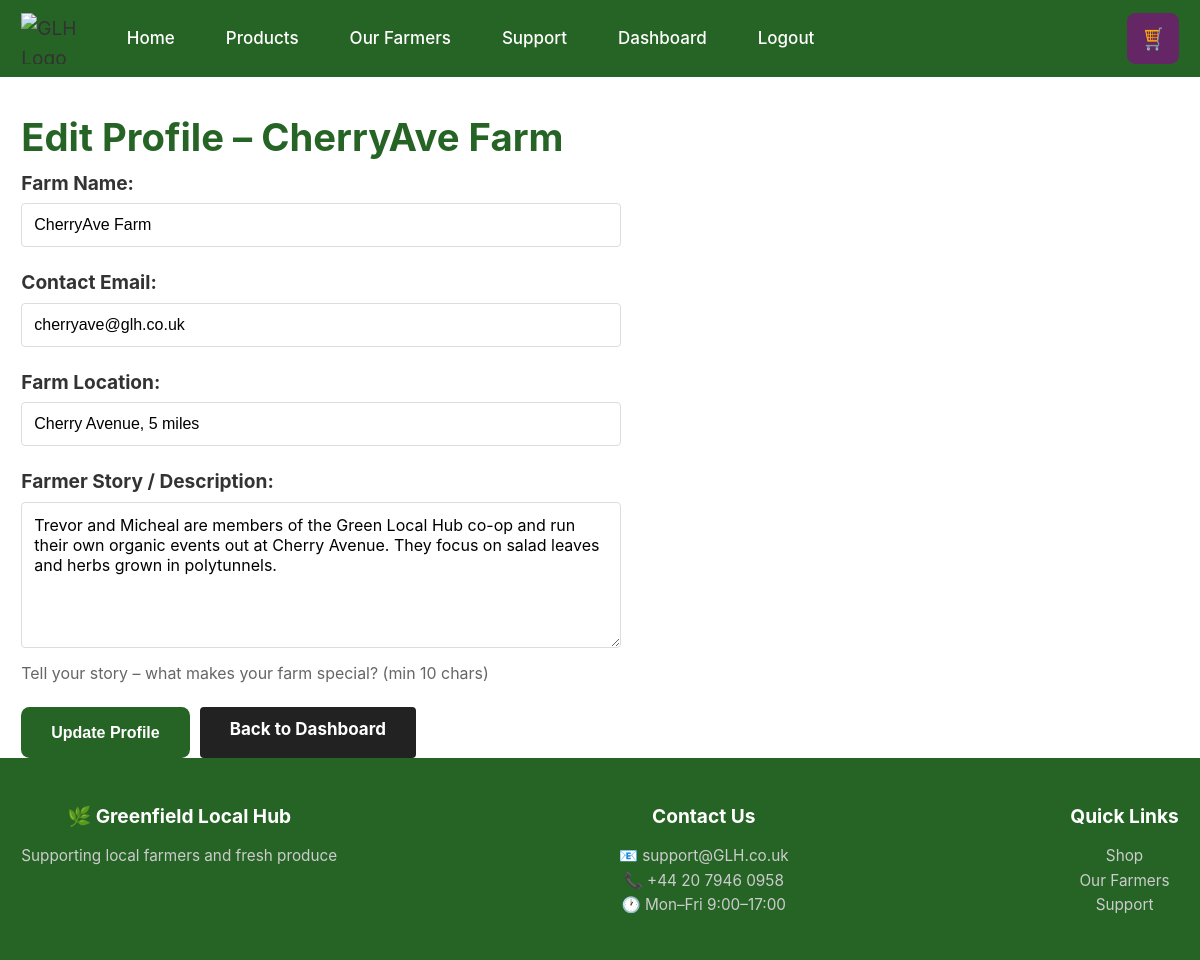
/dashboard/profile-edit.php (signed in), run on the app's committed database.
### tables this page shows
CREATE TABLE `producer` (
  `ProducerID` int(11) NOT NULL,
  `CustomerID` int(11) DEFAULT NULL,
  `Name` varchar(100) NOT NULL,
  `FarmLocation` varchar(255) DEFAULT NULL,
  `Description` text DEFAULT NULL,
  `ContactEmail` varchar(255) DEFAULT NULL,
  `ImageURL` varchar(255) DEFAULT NULL
);

### dashboard/profile-edit.php (the view, shortened to what this page needs)
<?php
require_once '../config/db.php';
$userId = $_SESSION['user_id'];
$stmt = $pdo->prepare("SELECT * FROM Producer WHERE CustomerID = ?");
$stmt->execute([$userId]);
$producer = $stmt->fetch();
?>
<?php include '../includes/header.php'; ?>
<main>
    <div class="container">
        <div style="margin-top: 30px;">
            <h1 style="color: #266426;">Edit Profile – <?php echo htmlspecialchars($producer['Name'] ?? ''); ?></h1>
            <form method="POST" style="max-width: 600px;">
                <div style="margin-bottom: 20px;">
                    <label for="name" style="display: block; margin-bottom: 5px; font-weight: bold;">Farm Name:</label>
                    <input type="text" id="name" name="name" value="<?php echo htmlspecialchars($producer['Name'] ?? ''); ?>" required style="width: 100%; padding: 12px; border: 1px solid #ddd; border-radius: 4px; font-size: 16px;">
                </div>
                <div style="margin-bottom: 20px;">
                    <label for="email" style="display: block; margin-bottom: 5px; font-weight: bold;">Contact Email:</label>
                    <input type="email" id="email" name="email" value="<?php echo htmlspecialchars($producer['ContactEmail'] ?? ''); ?>" required style="width: 100%; padding: 12px; border: 1px solid #ddd; border-radius: 4px; font-size: 16px;">
                </div>
                <div style="margin-bottom: 20px;">
                    <label for="farm_location" style="display: block; margin-bottom: 5px; font-weight: bold;">Farm Location:</label>
                    <input type="text" id="farm_location" name="farm_location" value="<?php echo htmlspecialchars($producer['FarmLocation'] ?? ''); ?>" required style="width: 100%; padding: 12px; border: 1px solid #ddd; border-radius: 4px; font-size: 16px;">
                </div>
                <div style="margin-bottom: 20px;">
                    <label for="description" style="display: block; margin-bottom: 5px; font-weight: bold;">Farmer Story / Description:</label>
                    <textarea id="description" name="description" rows="6" required style="width: 100%; padding: 12px; border: 1px solid #ddd; border-radius: 4px; font-size: 16px; font-family: inherit;"><?php echo htmlspecialchars($producer['Description'] ?? ''); ?></textarea>
                    <small style="color: #666;">Tell your story – what makes your farm special? (min 10 chars)</small>
                </div>
                <div style="display: flex; gap: 10px;">
                    <button type="submit" class="btn btn-primary" style="padding: 12px 30px; font-size: 16px;">Update Profile</button>
                    <a href="/GLH/dashboard/index.php" class="btn btn-dark" style="padding: 12px 30px; text-decoration: none; border-radius: 4px;">Back to Dashboard</a>
                </div>
            </form>
        </div>
    </div>
</main>
<?php include '../includes/footer.php'; ?>

### css/style.css (style rules this page uses)
*, *::before, *::after { -webkit-tap-highlight-color: transparent; -webkit-overflow-scrolling: touch; }
html { -webkit-text-size-adjust: 100%; text-size-adjust: 100%; font-size: 16px; line-height: 1.5; }
body { font-family: -apple-system, BlinkMacSystemFont, 'Roboto', 'Open Sans', 'Segoe UI', system-ui, sans-serif; font-size: 0.95rem; line-height: 1.6; color: #333; background-color: #ffffff; margin: 0; padding: 0; min-height: 100vh; display: flex; flex-direction: column; overflow-x: hidden; }
* { margin: 0; padding: 0; box-sizing: border-box; }
main { flex: 1; }
a { text-decoration: none; color: inherit; -webkit-touch-callout: none; }
.container { width: 100%; max-width: none; margin: 0 auto; padding: 0 1rem; }
.btn { display: inline-block; padding: 0.75rem 1.5rem; border: none; border-radius: 0.5rem; font-size: 1rem; font-weight: bold; cursor: pointer; transition: all 0.3s; text-align: center; min-height: 3rem; line-height: 1.2; touch-action: manipulation; }
.btn-primary { background-color: #266426; color: #ffffff; }
.btn-dark { background-color: #222; color: #ffffff; }
@media (min-width: 481px) { html { font-size: 17px; } }
@media (min-width: 481px) { .container { padding: 0 1.25rem; } }
@media (min-width: 769px) { body { font-size: 1.125rem; } }
@media (min-width: 769px) { .container { max-width: 1200px; padding: 0 1.25rem; } }

### data on the page
producer: Name "CherryAve Farm", name "CherryAve Farm", email "cherryave@glh.co.uk", farm_location "Cherry Avenue, 5 miles", description "Trevor and Micheal are members of the Green Local Hub co-op and run their own organic events out at Cherry Avenue. They focus on salad leaves and herbs grown in polytunnels."
